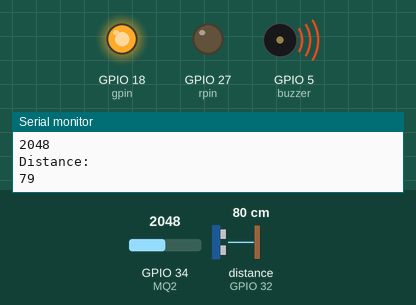
Recording of a sketch running on a simulated ESP32. Parts: output pins drawn as LEDs (lit = HIGH), buzzer (waves = sounding, pin HIGH), the last lines printed to the serial monitor. Wiring (inferred from the names in the program): ultrasonic range finder: trigger GPIO 33; echo GPIO 32. Inputs (shaded band) come from the test bench; at power-on: distance to the obstacle (sensor on GPIO 32) 80 cm, GPIO 34 (MQ2) = 2048. The echo pulse lasts 58.3 µs per cm; pins used as bus, display or sensor lines are not drawn.

Above: at 5.0 s.
5.1 s: distance to the obstacle (sensor on GPIO 32) set to 6 cm
7.0 s: distance to the obstacle (sensor on GPIO 32) set to 3 cm
At 8.9 s:
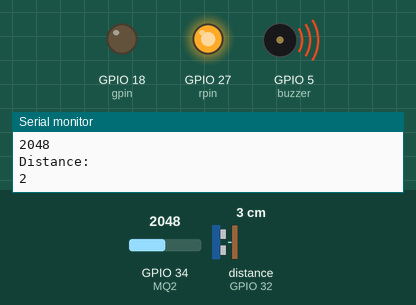
9.3 s: GPIO 34 (MQ2) set to 643
10.8 s: GPIO 34 (MQ2) set to 535
At 11.7 s:
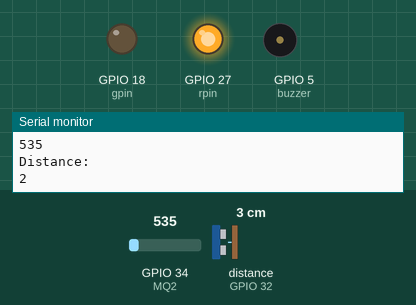
12.3 s: distance to the obstacle (sensor on GPIO 32) set to 9 cm
At 13.6 s:
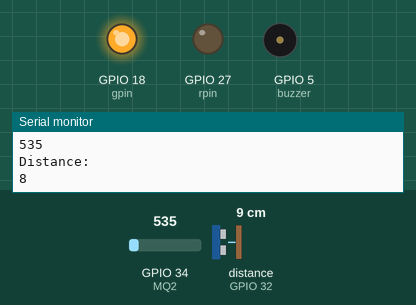
14.3 s: distance to the obstacle (sensor on GPIO 32) set to 2 cm
At 15.5 s:
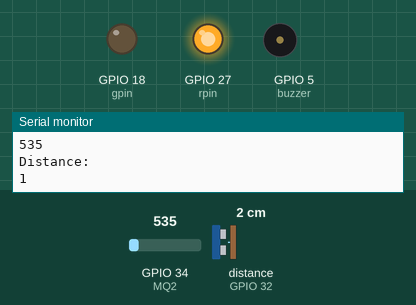
Timing chart, 0 to 17.3 s (numbered marks = the images above; inputs shaded):
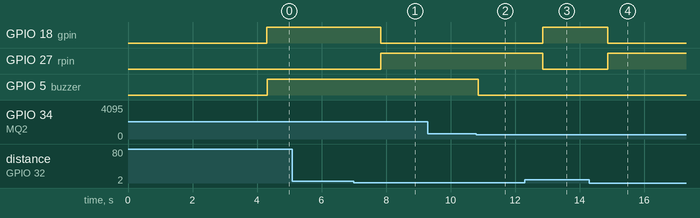

Measured:
- the behaviour switches between 5 and 4 cm on distance to the obstacle (sensor on GPIO 32) (found by bisection; images 0 and 1)
- the behaviour switches between 601 and 600 on GPIO 34 (MQ2) (found by bisection; images 1 and 2)
- after the input at 7.0 s, GPIO 18 (gpin): HIGH → LOW after 0.84 s; GPIO 27 (rpin): LOW → HIGH after 0.84 s
- after the input at 10.8 s, GPIO 5 (buzzer): HIGH → LOW after 0.05 s
- after the input at 12.3 s, GPIO 18 (gpin): LOW → HIGH after 0.56 s; GPIO 27 (rpin): HIGH → LOW after 0.56 s
- after the input at 14.3 s, GPIO 18 (gpin): HIGH → LOW after 0.57 s; GPIO 27 (rpin): LOW → HIGH after 0.57 s

The sketch:

TARP.ino
```cpp
#define BLYNK_TEMPLATE_ID "TMPLlXvwj4Go"
#define BLYNK_DEVICE_NAME "TARP"
#define BLYNK_AUTH_TOKEN "GYuO0NCjRKmOCjMjyBMGZjSyBGnBY0Sw"

//#define BLYNK_TEMPLATE_ID "TMPLlXvwj4Go"
//#define BLYNK_DEVICE_NAME "distance measurement"
////#define BLYNK_TEMPLATE_NAME "distance measurement"

#define BLYNK_FIRMWARE_VERSION "0.1.0"
#define BLYNK_PRINT Serial
#include "BlynkEdgent.h"
#define MQ2 34
#define echoPin 32
#define trigPin 33
#define buzzer 5
#define rpin 27
#define gpin 18

boolean state = false;
long duration;
int distance;
long sensorValue;
void setup()
{
  Serial.begin(115200);
  pinMode(gpin, OUTPUT);
  pinMode(rpin, OUTPUT);
  pinMode(trigPin, OUTPUT);
  pinMode(echoPin, INPUT);
  pinMode(buzzer, OUTPUT);
  pinMode(MQ2, INPUT);
  BlynkEdgent.begin();
  delay(2000);
}
void gas_sensor() {

  sensorValue = analogRead(MQ2);
  Blynk.virtualWrite(V3, sensorValue);
  Serial.println("gas");
  Serial.println(sensorValue);

  if (sensorValue > 600)
  {

    //digitalWrite(gpin, LOW);
    //digitalWrite(rpin, HIGH);
    digitalWrite(buzzer, HIGH);
    Blynk.logEvent("alert","gas detected");
  }

  else
  {
    //digitalWrite(gpin, HIGH);
    //digitalWrite(rpin, LOW);
    digitalWrite(buzzer, LOW);
  }
}
void ultrasonic()
{
  digitalWrite(trigPin, LOW);
  delayMicroseconds(2);
  digitalWrite(trigPin, HIGH);
  delayMicroseconds(10);
  digitalWrite(trigPin, LOW);
  duration = pulseIn(echoPin, HIGH);
  distance = duration * 0.034 / 2; //formula to calculate the distance for ultrasonic sensor
  Serial.println("Distance: ");
  Serial.println(distance);
  Blynk.virtualWrite(V0, distance);
  delay(500);
  if (distance < 4) {
    digitalWrite(buzzer, HIGH);
    digitalWrite(rpin, HIGH);
    digitalWrite(gpin, LOW);
    Blynk.virtualWrite(V1, 1);
    Blynk.virtualWrite(V2, 0);

    Blynk.logEvent("alert","blocked!!!!");
  }
  else {
    digitalWrite(buzzer, LOW);
    digitalWrite(rpin, LOW);
    digitalWrite(gpin, HIGH);
    Blynk.virtualWrite(V2, 1);
    Blynk.virtualWrite(V1, 0);
  }
}
void loop()
{
  BlynkEdgent.run();
  ultrasonic();
  gas_sensor();
}
```
